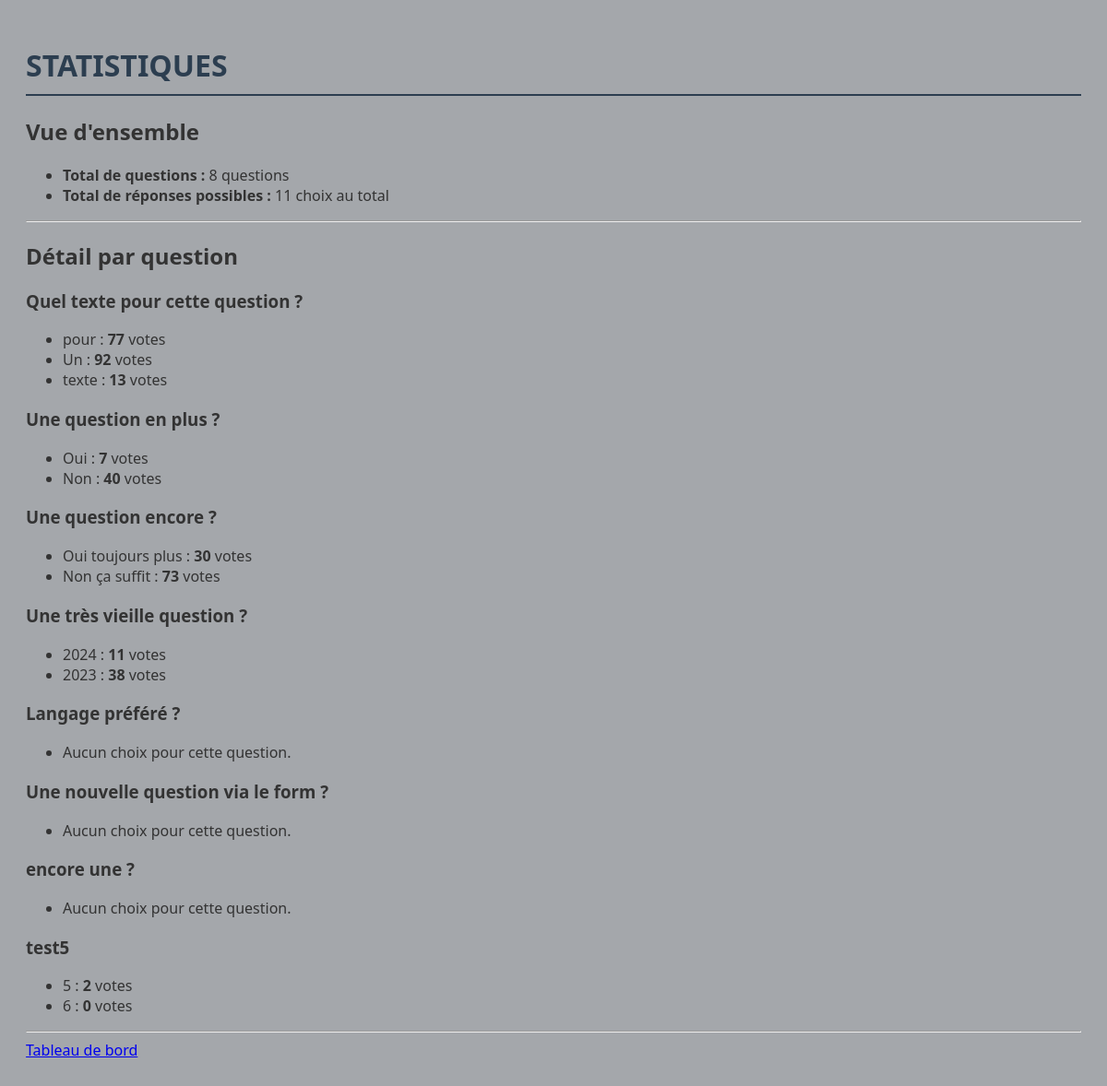
Before: /polls/statistics/ with the older database file.
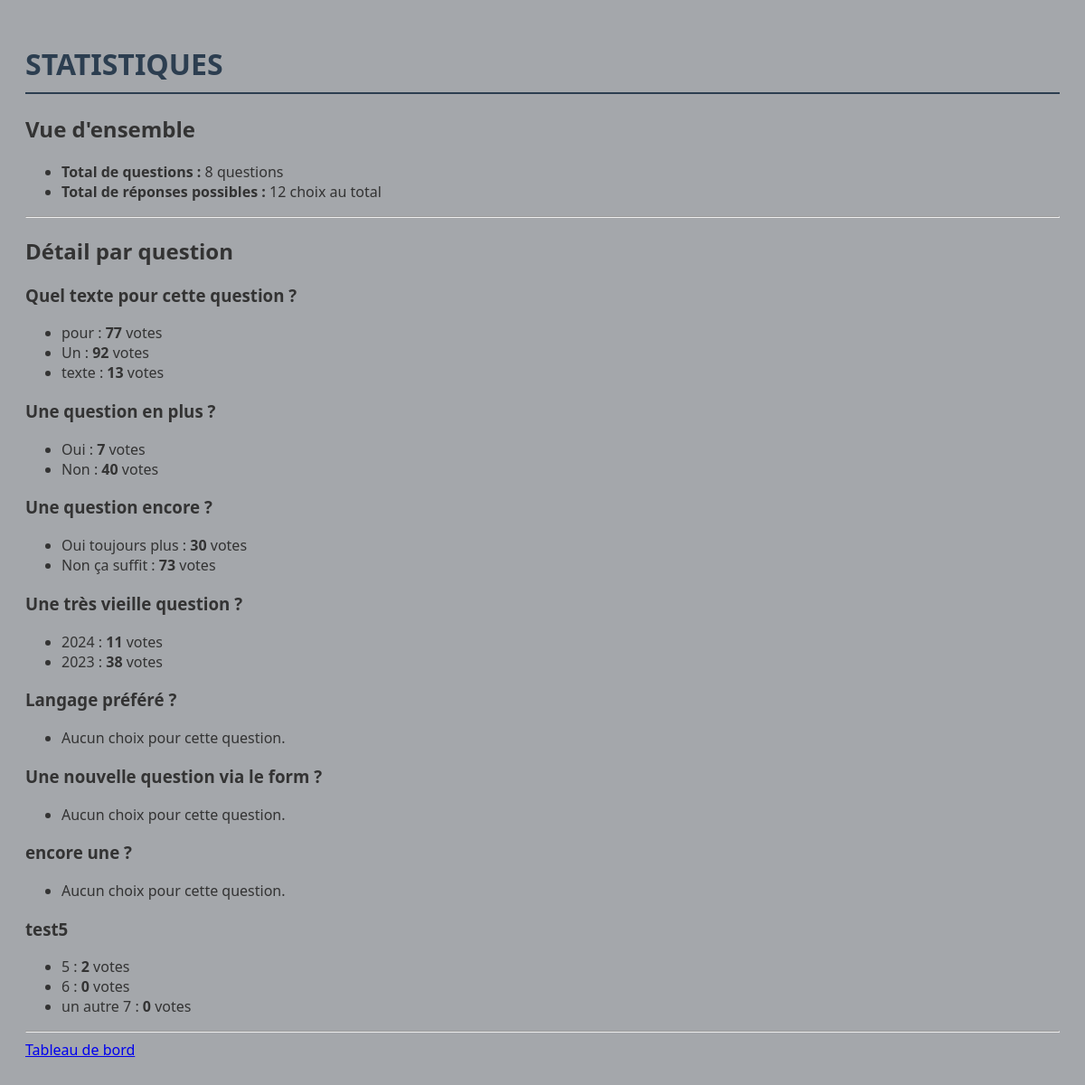
After: the same page with the newer database file.
### polls/models.py (models this page shows, shortened)
class Question(models.Model):
    question_text = models.CharField(max_length=200, verbose_name="Question")
    pub_date = models.DateTimeField('date de publication')
    choice_set: 'RelatedManager[Choice]'
    class Meta:
        verbose_name = "Question"
        verbose_name_plural = "Questions"

class Choice(models.Model):
    question = models.ForeignKey(Question, on_delete=models.CASCADE)
    choice_text = models.CharField(max_length=200,verbose_name="Choix")
    votes = models.IntegerField(default=0)
    class Meta:
        verbose_name = "Choix"
        verbose_name_plural = "Choix"

### polls/views.py (the view)
# urls.py: path("statistics/", views.statistics, name="statistics"),
def statistics(request: HttpRequest)-> HttpResponse:
    total_questions = int(Question.objects.count())
    total_choices = int(Choice.objects.count())
    total_votes = Choice.objects.aggregate(Sum('votes'))['votes__sum'] or 0
    avg_votes = Choice.objects.aggregate(Avg('votes'))['votes__avg'] or 0
    try:
        last_created_question: Optional[Question] = Question.objects.latest('id')
    except Question.DoesNotExist:
        last_created_question = None
    questions_list = Question.objects.all()
    context: dict[str, ContextValue] = {
        'total_questions': total_questions,
        'total_choices': total_choices,
        'total_votes': total_votes,
        'avg_votes': round(avg_votes, 2),
        'last_question': last_created_question,
        'questions_list': questions_list,
    }
    return render(request, 'polls/statistics.html', context)

### polls/templates/polls/statistics.html (shortened to what this page needs)
{% load static %}<!doctype html>
<html lang="fr">
  <head>
    <link rel="stylesheet" href="{% static 'polls/style.css' %}" />
  </head>
  <body>
    <h1>STATISTIQUES</h1>
    <section>
      <h2>Vue d'ensemble</h2>
      <ul>
        <li>
          <strong>Total de questions :</strong>
          {{ total_questions }} question{{ total_questions|pluralize }}
        </li>
        <li>
          <strong>Total de réponses possibles :</strong>
          {{ total_choices }} choix au total
        </li>
      </ul>
    </section>
    <hr />
    <section>
      <h2>Détail par question</h2>
      {% for question in questions_list %}
      <div>
        <h3>{{ question.question_text }}</h3>
        <ul>
          {% for choice in question.choice_set.all %}
          <li>
            {{ choice.choice_text }} :
            <strong>{{ choice.votes }}</strong>
            vote{{ choice.votes|pluralize }}
          </li>
          {% empty %}
          <li>Aucun choix pour cette question.</li>
          {% endfor %}
        </ul>
      </div>
      {% endfor %}
    </section>
    <hr />
    <a href="{% url 'polls:index' %}">Tableau de bord</a>
  </body>
</html>

Changed rows visible on the page:
added Choice: choice_text "un autre 7", votes "0", shown under Question "test5"
Other visible differences:
{{ total_choices }}: "11" → "12"
